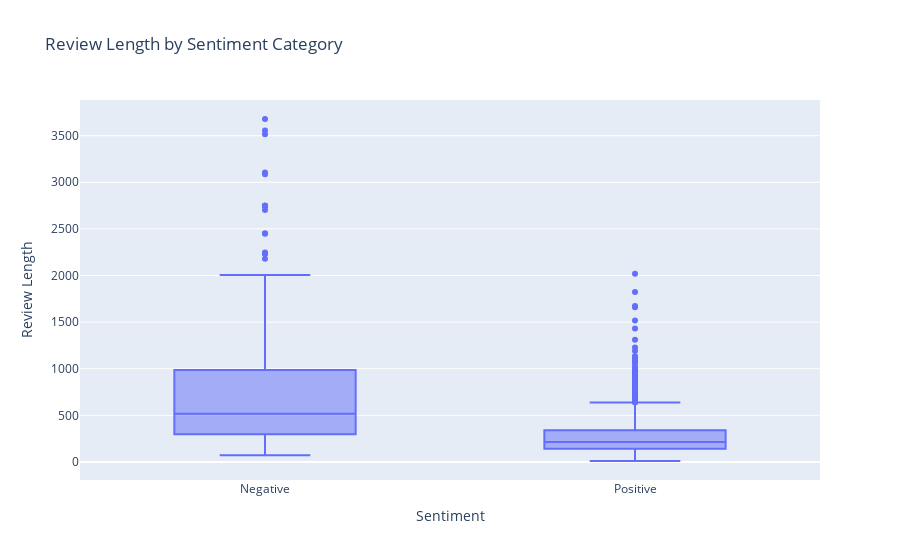

Notebook code for this chart:
### Markdown cell above
### Review Metadata

### Code cell
df['review_length'] = df['Review'].str.len()


# Create the box plot
fig = px.box(df, x='Sentiment', y='review_length', title='Review Length by Sentiment Category',
             labels={'review_length': 'Review Length'})

# Show the plot
fig.show()

### Figure 1 — Plotly figure (JSON) as saved in the notebook; plotly's stock layout.template omitted (floating-point values rounded to 4 significant figures; data arrays with more than 128 entries replaced by an {"elided": "..."} marker saying what was removed)
{"data": [{"alignmentgroup": "True", "hovertemplate": "Sentiment=%{x}<br>Review Length=%{y}<extra></extra>", "legendgroup": "", "marker": {"color": "#636efa"}, "name": "", "notched": false, "offsetgroup": "", "orientation": "v", "showlegend": false, "type": "box", "x": {"elided": "1502 str values"}, "x0": " ", "xaxis": "x", "y": {"elided": "1502 int values"}, "y0": " ", "yaxis": "y"}], "layout": {"autosize": true, "boxmode": "group", "legend": {"tracegroupgap": 0}, "title": {"text": "Review Length by Sentiment Category"}, "xaxis": {"anchor": "y", "autorange": true, "domain": [0, 1], "range": [-0.5, 1.5], "title": {"text": "Sentiment"}, "type": "category"}, "yaxis": {"anchor": "x", "autorange": true, "domain": [0, 1], "range": [-83.39, 1584.0], "title": {"text": "Review Length"}}}}
